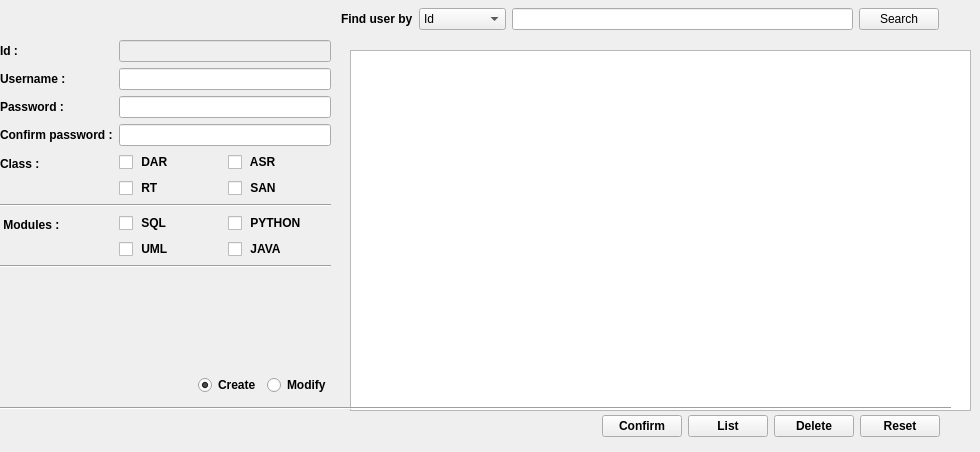
    <widget class="QWidget" name="tabProfessors">
     <attribute name="title">
      <string>Professors</string>
     </attribute>
     <widget class="QWidget" name="horizontalLayoutWidget_2">
      <property name="geometry">
       <rect>
        <x>0</x>
        <y>410</y>
        <width>961</width>
        <height>33</height>
       </rect>
      </property>
      <layout class="QHBoxLayout" name="horizontalLayout_12">
       <item>
        <spacer name="horizontalSpacer_6">
         <property name="orientation">
          <enum>Qt::Horizontal</enum>
         </property>
         <property name="sizeHint" stdset="0">
          <size>
           <width>40</width>
           <height>20</height>
          </size>
         </property>
        </spacer>
       </item>
       <item>
        <widget class="QPushButton" name="pushButtonConfirm">
         <property name="font">
          <font>
           <family>Tahoma</family>
           <weight>75</weight>
           <bold>true</bold>
          </font>
         </property>
         <property name="text">
          <string>Confirm</string>
         </property>
        </widget>
       </item>
       <item>
        <widget class="QPushButton" name="pushButtonList">
         <property name="font">
          <font>
           <family>Tahoma</family>
           <weight>75</weight>
           <bold>true</bold>
          </font>
         </property>
         <property name="text">
          <string>List</string>
         </property>
        </widget>
       </item>
       <item>
        <widget class="QPushButton" name="pushButtonDelete">
         <property name="font">
          <font>
           <family>Tahoma</family>
           <weight>75</weight>
           <bold>true</bold>
          </font>
         </property>
         <property name="text">
          <string>Delete</string>
         </property>
        </widget>
       </item>
       <item>
        <widget class="QPushButton" name="pushButtonReset">
         <property name="font">
          <font>
           <family>Tahoma</family>
           <weight>75</weight>
           <bold>true</bold>
          </font>
         </property>
         <property name="text">
          <string>Reset</string>
         </property>
        </widget>
       </item>
       <item>
        <spacer name="horizontalSpacer">
         <property name="orientation">
          <enum>Qt::Horizontal</enum>
         </property>
         <property name="sizeType">
          <enum>QSizePolicy::Fixed</enum>
         </property>
         <property name="sizeHint" stdset="0">
          <size>
           <width>21</width>
           <height>21</height>
          </size>
         </property>
        </spacer>
       </item>
      </layout>
     </widget>
     <widget class="QTableView" name="tableView">
      <property name="geometry">
       <rect>
        <x>350</x>
        <y>50</y>
        <width>621</width>
        <height>361</height>
       </rect>
      </property>
      <property name="font">
       <font>
        <family>Tahoma</family>
        <weight>50</weight>
        <bold>false</bold>
       </font>
      </property>
     </widget>
     <widget class="QWidget" name="horizontalLayoutWidget_3">
      <property name="geometry">
       <rect>
        <x>-1</x>
        <y>0</y>
        <width>961</width>
        <height>38</height>
       </rect>
      </property>
      <layout class="QHBoxLayout" name="horizontalLayout_10">
       <item>
        <spacer name="horizontalSpacer_5">
         <property name="orientation">
          <enum>Qt::Horizontal</enum>
         </property>
         <property name="sizeHint" stdset="0">
          <size>
           <width>40</width>
           <height>20</height>
          </size>
         </property>
        </spacer>
       </item>
       <item>
        <widget class="QLabel" name="labelFindBy">
         <property name="font">
          <font>
           <family>Tahoma</family>
           <weight>75</weight>
           <bold>true</bold>
          </font>
         </property>
         <property name="text">
          <string>Find user by</string>
         </property>
        </widget>
       </item>
       <item>
        <widget class="QComboBox" name="comboBoxFindBy">
         <property name="font">
          <font>
           <family>Tahoma</family>
           <weight>50</weight>
           <bold>false</bold>
          </font>
         </property>
         <property name="currentIndex">
          <number>0</number>
         </property>
         <item>
          <property name="text">
           <string>Id</string>
          </property>
         </item>
         <item>
          <property name="text">
           <string>Username</string>
          </property>
         </item>
        </widget>
       </item>
       <item>
        <widget class="QLineEdit" name="lineEditSearch">
         <property name="font">
          <font>
           <family>Tahoma</family>
           <weight>50</weight>
           <bold>false</bold>
          </font>
         </property>
        </widget>
       </item>
       <item>
        <widget class="QPushButton" name="pushButtonSearch">
         <property name="text">
          <string>Search</string>
         </property>
        </widget>
       </item>
       <item>
        <spacer name="horizontalSpacer_3">
         <property name="orientation">
          <enum>Qt::Horizontal</enum>
         </property>
         <property name="sizeType">
          <enum>QSizePolicy::Fixed</enum>
         </property>
         <property name="sizeHint" stdset="0">
          <size>
           <width>21</width>
           <height>21</height>
          </size>
         </property>
        </spacer>
       </item>
      </layout>
     </widget>
     <widget class="QWidget" name="formLayoutWidget">
      <property name="geometry">
       <rect>
        <x>0</x>
        <y>40</y>
        <width>331</width>
        <height>331</height>
       </rect>
      </property>
      <layout class="QFormLayout" name="formLayout_3">
       <item row="0" column="0">
        <widget class="QLabel" name="labelId_3">
         <property name="font">
          <font>
           <family>Tahoma</family>
           <weight>75</weight>
           <bold>true</bold>
          </font>
         </property>
         <property name="text">
          <string>Id :</string>
         </property>
        </widget>
       </item>
       <item row="0" column="1">
        <widget class="QLineEdit" name="lineEditId_3">
         <property name="enabled">
          <bool>false</bool>
         </property>
         <property name="font">
          <font>
           <family>Tahoma</family>
           <weight>50</weight>
           <bold>false</bold>
          </font>
         </property>
        </widget>
       </item>
       <item row="1" column="0">
        <widget class="QLabel" name="labelUsername">
         <property name="font">
          <font>
           <family>Tahoma</family>
           <weight>75</weight>
           <bold>true</bold>
          </font>
         </property>
         <property name="text">
          <string>Username :</string>
         </property>
        </widget>
       </item>
       <item row="1" column="1">
        <widget class="QLineEdit" name="lineEditUsernameProf">
         <property name="font">
          <font>
           <family>Tahoma</family>
           <weight>50</weight>
           <bold>false</bold>
          </font>
         </property>
        </widget>
       </item>
       <item row="2" column="0">
        <widget class="QLabel" name="labelPassword">
         <property name="font">
          <font>
           <family>Tahoma</family>
           <weight>75</weight>
           <bold>true</bold>
          </font>
         </property>
         <property name="text">
          <string>Password :</string>
         </property>
        </widget>
       </item>
       <item row="2" column="1">
        <widget class="QLineEdit" name="lineEditPasswordProf">
         <property name="font">
          <font>
           <family>Tahoma</family>
           <weight>50</weight>
           <bold>false</bold>
          </font>
         </property>
         <property name="echoMode">
          <enum>QLineEdit::Password</enum>
         </property>
        </widget>
       </item>
       <item row="3" column="0">
        <widget class="QLabel" name="labelConfirmPassword_3">
         <property name="font">
          <font>
           <family>Tahoma</family>
           <weight>75</weight>
           <bold>true</bold>
          </font>
         </property>
         <property name="text">
          <string>Confirm password :</string>
         </property>
        </widget>
       </item>
       <item row="3" column="1">
        <widget class="QLineEdit" name="lineEditConfirmPasswordProf">
         <property name="font">
          <font>
           <family>Tahoma</family>
           <weight>50</weight>
           <bold>false</bold>
          </font>
         </property>
         <property name="echoMode">
          <enum>QLineEdit::Password</enum>
         </property>
        </widget>
       </item>
       <item row="4" column="0">
        <widget class="QLabel" name="label">
         <property name="font">
          <font>
           <family>Tahoma</family>
           <weight>75</weight>
           <bold>true</bold>
          </font>
         </property>
         <property name="text">
          <string>Class :</string>
         </property>
        </widget>
       </item>
       <item row="4" column="1">
        <layout class="QGridLayout" name="gridLayout">
         <item row="0" column="0">
          <layout class="QHBoxLayout" name="horizontalLayout_4">
           <item>
            <layout class="QVBoxLayout" name="verticalLayout_2">
             <item>
              <widget class="QCheckBox" name="checkBoxDAR">
               <property name="font">
                <font>
                 <family>Tahoma</family>
                 <weight>75</weight>
                 <bold>true</bold>
                </font>
               </property>
               <property name="text">
                <string> DAR</string>
               </property>
              </widget>
             </item>
             <item>
              <widget class="QCheckBox" name="checkBoxRT">
               <property name="font">
                <font>
                 <family>Tahoma</family>
                 <weight>75</weight>
                 <bold>true</bold>
                </font>
               </property>
               <property name="text">
                <string> RT</string>
               </property>
              </widget>
             </item>
            </layout>
           </item>
           <item>
            <layout class="QVBoxLayout" name="verticalLayout">
             <item>
              <widget class="QCheckBox" name="checkBoxASR">
               <property name="font">
                <font>
                 <family>Tahoma</family>
                 <weight>75</weight>
                 <bold>true</bold>
                </font>
               </property>
               <property name="text">
                <string> ASR</string>
               </property>
              </widget>
             </item>
             <item>
              <widget class="QCheckBox" name="checkBoxSAN">
               <property name="font">
                <font>
                 <family>Tahoma</family>
                 <weight>75</weight>
                 <bold>true</bold>
                </font>
               </property>
               <property name="text">
                <string> SAN</string>
               </property>
              </widget>
             </item>
            </layout>
           </item>
          </layout>
         </item>
        </layout>
       </item>
       <item row="5" column="0" colspan="2">
        <widget class="Line" name="line_5">
         <property name="orientation">
          <enum>Qt::Horizontal</enum>
         </property>
        </widget>
       </item>
       <item row="6" column="0">
        <widget class="QLabel" name="label_2">
         <property name="font">
          <font>
           <family>Tahoma</family>
           <weight>75</weight>
           <bold>true</bold>
          </font>
         </property>
         <property name="text">
          <string> Modules :</string>
         </property>
        </widget>
       </item>
       <item row="6" column="1">
        <layout class="QGridLayout" name="gridLayout_2">
         <item row="0" column="0">
          <layout class="QHBoxLayout" name="horizontalLayout_5">
           <item>
            <layout class="QVBoxLayout" name="verticalLayout_3">
             <item>
              <widget class="QCheckBox" name="checkBoxSQL">
               <property name="font">
                <font>
                 <family>Tahoma</family>
                 <weight>75</weight>
                 <bold>true</bold>
                </font>
               </property>
               <property name="text">
                <string> SQL</string>
               </property>
              </widget>
             </item>
             <item>
              <widget class="QCheckBox" name="checkBoxUml">
               <property name="font">
                <font>
                 <family>Tahoma</family>
                 <weight>75</weight>
                 <bold>true</bold>
                </font>
               </property>
               <property name="text">
                <string> UML</string>
               </property>
              </widget>
             </item>
            </layout>
           </item>
           <item>
            <layout class="QVBoxLayout" name="verticalLayout_4">
             <item>
              <widget class="QCheckBox" name="checkBoxPython">
               <property name="font">
                <font>
                 <family>Tahoma</family>
                 <weight>75</weight>
                 <bold>true</bold>
                </font>
               </property>
               <property name="text">
                <string> PYTHON</string>
               </property>
              </widget>
             </item>
             <item>
              <widget class="QCheckBox" name="checkBoxJava">
               <property name="font">
                <font>
                 <family>Tahoma</family>
                 <weight>75</weight>
                 <bold>true</bold>
                </font>
               </property>
               <property name="text">
                <string> JAVA</string>
               </property>
              </widget>
             </item>
            </layout>
           </item>
          </layout>
         </item>
        </layout>
       </item>
       <item row="7" column="0" colspan="2">
        <widget class="Line" name="line_4">
         <property name="orientation">
          <enum>Qt::Horizontal</enum>
         </property>
        </widget>
       </item>
      </layout>
     </widget>
     <widget class="Line" name="line">
      <property name="geometry">
       <rect>
        <x>0</x>
        <y>400</y>
        <width>951</width>
        <height>16</height>
       </rect>
      </property>
      <property name="orientation">
       <enum>Qt::Horizontal</enum>
      </property>
     </widget>
     <widget class="QWidget" name="horizontalLayoutWidget">
      <property name="geometry">
       <rect>
        <x>0</x>
        <y>370</y>
        <width>331</width>
        <height>31</height>
       </rect>
      </property>
      <layout class="QHBoxLayout" name="horizontalLayout_11">
       <item>
        <spacer name="horizontalSpacer_8">
         <property name="orientation">
          <enum>Qt::Horizontal</enum>
         </property>
         <property name="sizeHint" stdset="0">
          <size>
           <width>40</width>
           <height>20</height>
          </size>
         </property>
        </spacer>
       </item>
       <item>
        <widget class="QRadioButton" name="radioButtonCreate">
         <property name="font">
          <font>
           <family>Tahoma</family>
           <weight>75</weight>
           <bold>true</bold>
          </font>
         </property>
         <property name="text">
          <string>Create</string>
         </property>
         <property name="checked">
          <bool>true</bool>
         </property>
        </widget>
       </item>
       <item>
        <widget class="QRadioButton" name="radioButtonModify">
         <property name="font">
          <font>
           <family>Tahoma</family>
           <weight>75</weight>
           <bold>true</bold>
          </font>
         </property>
         <property name="text">
          <string>Modify</string>
         </property>
        </widget>
       </item>
      </layout>
     </widget>
    </widget>
